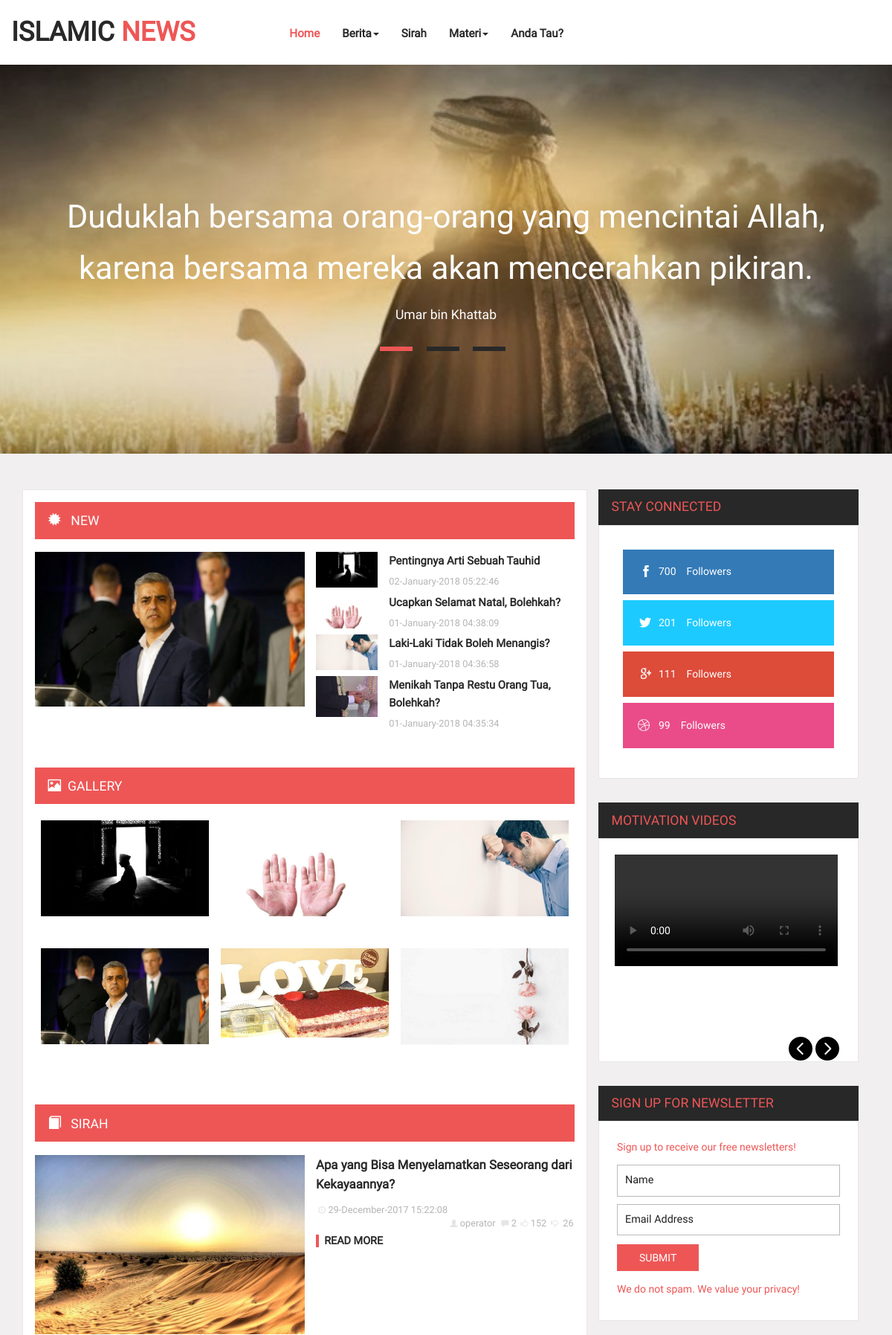
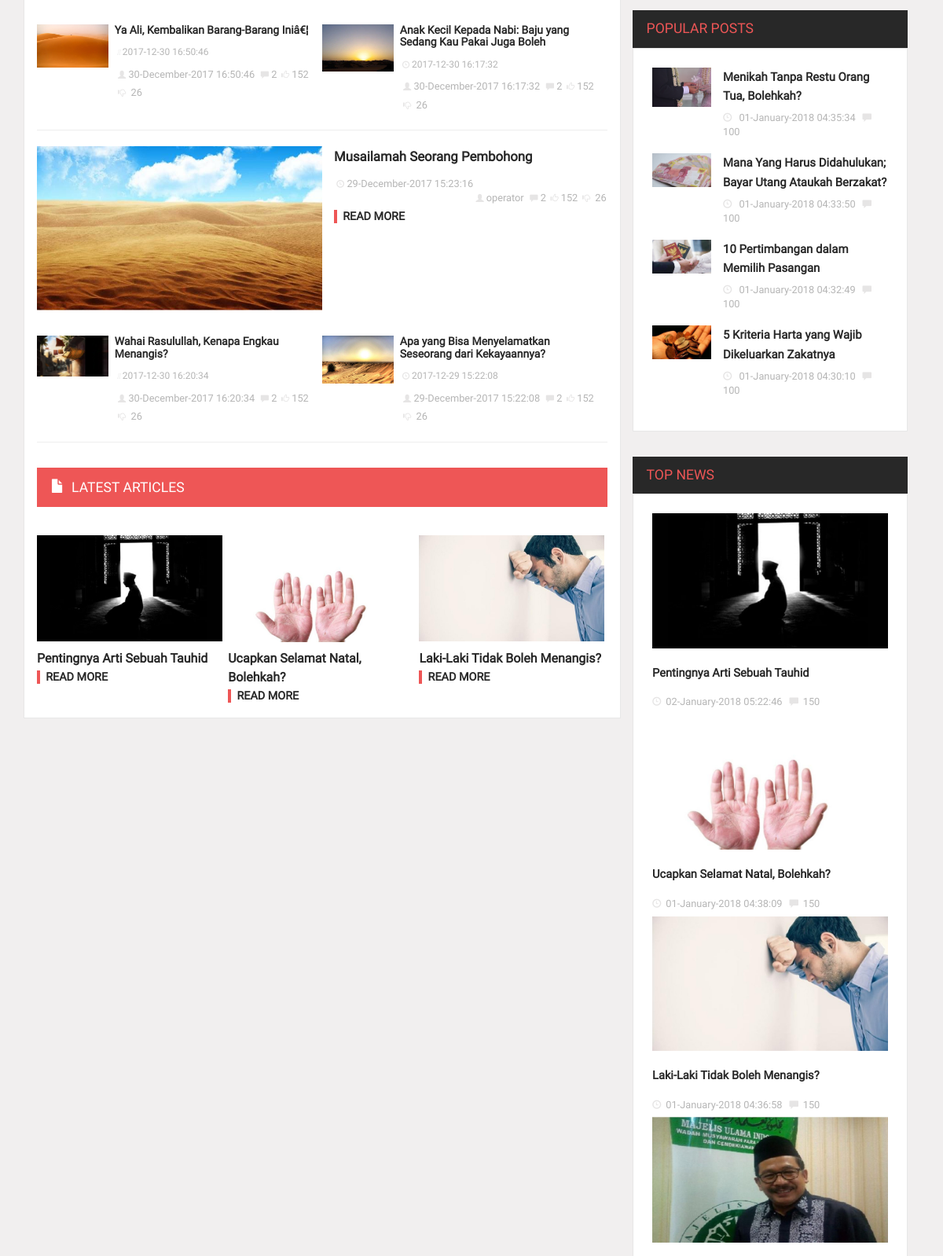
The page / (upper part) on the database its author committed (2 pictures, top to bottom).
### tables this page shows
CREATE TABLE `berita` (
  `id_berita` int(11) NOT NULL,
  `id_kategori` int(11) NOT NULL,
  `id_user` int(11) NOT NULL,
  `judul` varchar(100) NOT NULL,
  `isi_berita` text NOT NULL,
  `gambar` varchar(100) NOT NULL,
  `tgl_posting` timestamp NOT NULL DEFAULT CURRENT_TIMESTAMP ON UPDATE CURRENT_TIMESTAMP
);

CREATE TABLE `user` (
  `id` int(11) NOT NULL,
  `username` varchar(50) NOT NULL,
  `password` varchar(50) NOT NULL,
  `level` varchar(20) NOT NULL
);

### page/innerleft/banner2.php (the view, shortened to what this page needs)
<?php
$menu=isset($_GET['menu']) ? $_GET['menu'] : 'home';
switch ($menu){
    case 'home'     :
        $query=$con->query("SELECT * FROM berita JOIN kategori on kategori.id=berita.id_kategori JOIN user ON berita.id_user=user.id
                             WHERE nama_kategori='sirah' ORDER BY user.id DESC limit 2");
        $query2=$con->query("SELECT * FROM berita JOIN kategori on kategori.id=berita.id_kategori JOIN user ON berita.id_user=user.id
                             WHERE nama_kategori='sirah' ORDER BY judul DESC limit 2");
        $query3=$con->query("SELECT * FROM berita JOIN kategori on kategori.id=berita.id_kategori JOIN user ON berita.id_user=user.id
                             WHERE nama_kategori='sirah' ORDER BY judul ASC limit 2");
        break;
}
?>
<div class="business">
    <h3 class="tittle"><i class="glyphicon glyphicon-book"></i>
        <?php
        if($menu=='home')
            echo"SIRAH";
        ?>
    </h3>
    <?php
    while ($data2=$query2->fetch()){
        $data=$query->fetch();
        $data3=$query3->fetch();
        $date=new DateTime( $data['tgl_posting']);
        $tgl =$date->format('d-F-Y H:i:s');
        $date2=new DateTime( $data2['tgl_posting']);
        $tgl2 =$date2->format('d-F-Y H:i:s');
        $date3=new DateTime( $data3['tgl_posting']);
        $tgl3 =$date3->format('d-F-Y H:i:s');
        echo"
    <div class='business-inner'>
        <div class='col-md-6 b-img'><a href='?berita=berita&id=$data[id_berita]'><img class='img-responsive' src='admin/foto_berita/$data[gambar]' alt=''/></a></div>
        <div class='col-md-6 b-text'>
            <h5><a href='?berita=berita&id=$data[id_berita]'>$data[judul]</a></h5>
            <h6><i class='glyphicon glyphicon-time'></i>$tgl</h6>
            <div class='icons'>
                <a href='#'><i class='glyphicon glyphicon-user'></i>$data[username]</a>
                <a href='#'><i class='glyphicon glyphicon-comment'></i>2</a>
                <a href='#'><i class='glyphicon glyphicon-thumbs-up'></i>152</a>
                <a href='#'><i class='glyphicon glyphicon-thumbs-down'></i> 26</a>
            </div>
            <div class='clearfix'></div>
                  <a class='read' href='?berita=berita&id=$data[id_berita]'>Read More</a>
        </div>
        <div class='clearfix'></div>
        <div class='business-bottom-content'>
            <div class='col-md-6 business-bottom'>
                <div class='col-md-3 b-bottom-pic'>
                    <a href='?berita=berita&id=$data2[id_berita]'><img class='img-responsive' src='admin/foto_berita/$data2[gambar]' alt=''/></a>
                </div>
                <div class='col-md-9 b-bottom-text'>
                    <h5><a href='?berita=berita&id=$data2[id_berita]'> $data2[judul]</a></h5>
                    <h6><i class='lyphicon glyphicon-time'></i>$data2[tgl_posting]</h6>
                    <div class='icons'><a href='#'><i class='glyphicon glyphicon-user'></i>$tgl2</a>
                        <a href='#'><i class='glyphicon glyphicon-comment'></i>2</a>
                        <a href='#'><i class='glyphicon glyphicon-thumbs-up'></i>152</a>
                        <a href='#'><i class='glyphicon glyphicon-thumbs-down'></i> 26</a>
                    </div>
                    <div class='clearfix'></div>
                </div>
                <div class='clearfix'></div>
            </div>
            <div class='col-md-6 business-bottom'>
                <div class='col-md-3 b-bottom-pic'>
                    <a href='?berita=berita&id=$data3[id_berita]'><img class='img-responsive' src='admin/foto_berita/$data3[gambar]' alt=''/></a>
                </div>
                <div class='col-md-9 b-bottom-text'>
                    <h5><a href='?berita=berita&id=$data3[id_berita]'> $data3[judul]</a></h5>
                    <h6><i class='glyphicon glyphicon-time'></i>$data3[tgl_posting]</h6>
                    <div class='icons'>
                        <a href='#'><i class='glyphicon glyphicon-user'></i>$tgl3</a>
                        <a href='#'><i class='glyphicon glyphicon-comment'></i>2</a>
                        <a href='#'><i class='glyphicon glyphicon-thumbs-up'></i>152</a>
                        <a href='#'><i class='glyphicon glyphicon-thumbs-down'></i> 26</a>
                    </div>
                    <div class='clearfix'></div>
                </div>
                <div class='clearfix'></div>
            </div>
        </div>
        <hr>
    </div>
        ";
    }
    ?>
</div>

### page/innerleft/banner1.php (shortened to what this page needs)
<?php
$kategori=isset($_GET['kategori']) ? $_GET['kategori'] : 'home';
switch ($kategori){
    case 'home'     :
        $query=$con->query("SELECT * FROM berita ORDER BY id_berita DESC LIMIT 4");
        $query2=$con->query("SELECT * FROM berita LIMIT 1");
        break;
}
?>
<div class="">
    <h2 class="tittle"><i class="glyphicon glyphicon-certificate"> </i>
        <?php
        if($kategori=='home')
            echo"NEW";
        ?>
    </h2>
    <div class="col-md-6 tech-img">
        <?php
        $data2=$query2->fetch();
        echo "<img src='admin/foto_berita/$data2[gambar]' class='img-responsive' alt=''/>";
        ?>
    </div>
    <div class="col-md-6 tech-text">
        <div class="editor-pics">
            <?php
            while ($data=$query->fetch()){
                $date=new DateTime( $data['tgl_posting']);
                $tgl =$date->format('d-F-Y H:i:s');
                echo "
                <div class='col-md-3 item-pic'>
                <img src='admin/foto_berita/$data[gambar]' class='img-responsive' alt='' />
                </div>
                <div class='col-md-9 item-details'>
                    <h5 class='inner two'><a href='?berita=berita&id=$data[id_berita]' >$data[judul]</a></h5>
                    <div class='td-post-date two'>$tgl</div>
                </div>
                <div class='clearfix'></div>
                ";
            }
            ?>
        </div>
    </div>
    <div class="clearfix"></div>
</div>

### page/innerleft/bannergalery.php (shortened to what this page needs)
<div class="gallery">
    <div class="main-title-head">
        <h3 class="tittle"><i class="glyphicon glyphicon-picture"></i>Gallery</h3>
    </div>
    <div class="gallery-images">
        <div class="course_demo1">
            <ul id="flexiselDemo1">
                <?php
                $menu=isset($_GET['menu']) ? $_GET['menu'] : 'home';
                switch ($menu){
                    case 'home'     :
                        $query=$con->query("SELECT * FROM berita ORDER BY id_berita DESC LIMIT 5");
                        $query2=$con->query("SELECT * FROM berita ORDER BY id_berita ASC LIMIT 5");
                        break;
                }
                while ($data=$query->fetch()) {
                    echo "
                 <li>
                    <a href='?berita=berita&id=$data[id_berita]'><img src='admin/foto_berita/$data[gambar]' alt='' /></a>
                </li>
                ";
                }
                ?>
            </ul>
        </div>
    </div>
    <div class="course_demo1">
        <ul id="flexiselDemo">
            <?php
            while ($data2=$query2->fetch()) {
                echo "
                 <li>
                    <a href='?berita=berita&id=$data2[id_berita]'><img src='admin/foto_berita/$data2[gambar]' alt='' /></a>
                </li>
                ";
            }
            ?>
        </ul>
    </div>
</div>

### page/innerleft/latest-articels.php (shortened to what this page needs)
<div class="latest-articles">
    <h3 class="tittle"><i class="glyphicon glyphicon-file"></i>latest Articles</h3>
    <div class="world-news-grids">
        <?php
        $query=$con->query("SELECT * FROM berita ORDER BY id_berita DESC LIMIT 3");
        $no=1;
        while ($data=$query->fetch()){
            if ($no==3){
                echo "<div class='world-news-grid lost'>";
            }
            else{
                echo"
                    <div class='world-news-grid'>
                  ";
            }
            echo "
                     <img src='admin/foto_berita/$data[gambar]' alt='' />
                    <a href='?berita=berita&id=$data[id_berita]' class='wd'>$data[judul] </a>
                     <br>
                    <a class='read' href='?berita=berita&id=$data[id_berita]'>Read More</a>
                </div>
            ";
            $no++;
        }
        ?>
    </div>
</div>

### page/innerright/popular-post.php (shortened to what this page needs)
<h4 class="side">Popular Posts</h4>
<div class="edit-pics">
    <?php
    $query=$con->query("SELECT * FROM berita INNER JOIN kategori ON berita.id_kategori = kategori.id
                                     WHERE nama_kategori='fiqih' ORDER BY id_berita DESC LIMIT 4");
    while ($data=$query->fetch()){
        $date=new DateTime( $data['tgl_posting']);
        $tgl =$date->format('d-F-Y H:i:s');
        $no=100;
        echo "
                 <div class='editor-pics'>
                        <div class='col-md-3 item-pic'>
                             <img src='admin/foto_berita/$data[gambar]' class='img-responsive' alt=''/>
                         </div>
                        <div class='col-md-9 item-details'>
                            <h5 class='inner two'><a href='?berita=berita&id=$data[id_berita]'>$data[judul]</a></h5>
                         <div class='td-post-date two'><i class='glyphicon glyphicon-time'></i>
                         $tgl <a href='#'><i class='glyphicon glyphicon-comment'></i>$no </a></div>
                        </div>
                        <div class='clearfix'></div>
                  </div>
                ";
    }
    ?>
</div>

### page/innerright/top-news.php (shortened to what this page needs)
<div class="top-news">
    <h4 class="side">Top News</h4>
    <div class="top-inner">
        <?php
        $query=$con->query("SELECT * FROM berita INNER JOIN kategori ON berita.id_kategori = kategori.id
                                     WHERE nama_kategori='tauhid' ORDER BY id_berita DESC LIMIT 4");
        while ($data=$query->fetch()){
            $date=new DateTime( $data['tgl_posting']);
            $tgl =$date->format('d-F-Y H:i:s');
            $no=150;
            echo "
                 <div class='top-text'>
                        <a href='single.html'><img src='admin/foto_berita/$data[gambar]' class='img-responsive' alt=''/></a>
                        <h5 class='top'><a href='?berita=berita&id=$data[id_berita]'>$data[judul]</a></h5>
                        <div class='td-post-date two'><i class='glyphicon glyphicon-time'></i>$tgl
                            <a href='#'><i class='glyphicon glyphicon-comment'></i>$no </a>
                        </div>
                 </div>
                ";
        }
        ?>
    </div>
</div>

### rows shown on the page
berita: gambar (picture)
berita: gambar (picture), judul "Pentingnya Arti Sebuah Tauhid", tgl_posting "02-January-2018 05:22:46", no "150"
berita: gambar (picture), judul "Ucapkan Selamat Natal, Bolehkah?", tgl_posting "01-January-2018 04:38:09", no "150"
berita: gambar (picture), judul "Laki-Laki Tidak Boleh Menangis?", tgl_posting "01-January-2018 04:36:58", no "150"
berita: gambar (picture), judul "Menikah Tanpa Restu Orang Tua, Bolehkah?", tgl_posting "01-January-2018 04:35:34", no "100"
berita: gambar (picture)
berita: gambar (picture)
berita: berita.gambar (picture), berita.judul "Apa yang Bisa Menyelamatkan Seseorang dari Kekayaannya?", berita.tgl_posting "29-December-2017 15:22:08", user.username "operator", gambar (picture), judul "Ya Ali, Kembalikan Barang-Barang Iniâ€¦", tgl_posting "2017-12-30 16:50:46", tgl_posting "30-December-2017 16:50:46", berita.judul "Anak Kecil Kepada Nabi: Baju yang Sedang Kau Pakai Juga Boleh", berita.tgl_posting "2017-12-30 16:17:32", berita.tgl_posting "30-December-2017 16:17:32"
berita: berita.gambar (picture), berita.judul "Musailamah Seorang Pembohong", berita.tgl_posting "29-December-2017 15:23:16", user.username "operator", gambar (picture), judul "Wahai Rasulullah, Kenapa Engkau Menangis?", tgl_posting "2017-12-30 16:20:34", tgl_posting "30-December-2017 16:20:34", berita.judul "Apa yang Bisa Menyelamatkan Seseorang dari Kekayaannya?", berita.tgl_posting "2017-12-29 15:22:08", berita.tgl_posting "29-December-2017 15:22:08"
berita: gambar (picture), judul "Mana Yang Harus Didahulukan; Bayar Utang Ataukah Berzakat?", tgl_posting "01-January-2018 04:33:50", no "100"
berita: gambar (picture), judul "10 Pertimbangan dalam Memilih Pasangan", tgl_posting "01-January-2018 04:32:49", no "100"
berita: gambar (picture), judul "5 Kriteria Harta yang Wajib Dikeluarkan Zakatnya", tgl_posting "01-January-2018 04:30:10", no "100"
berita: gambar (picture)
